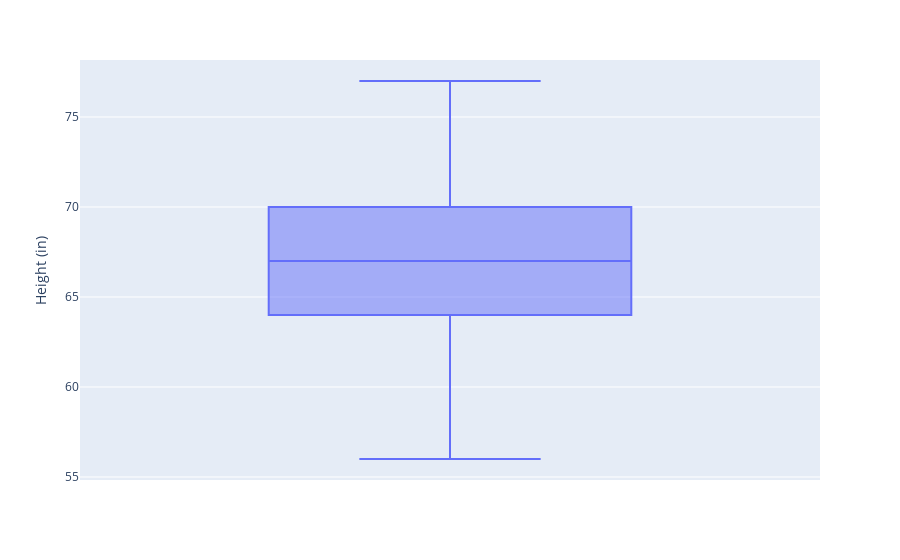

Notebook code for this chart:
### Code cell
#Task2 Grüße an Pijarowski
#Use the complete americans.csv data set to show a box plot of height (in) and weight (lb) using the Plotly Express function BoxPlot
fig = plotly.express.box(csv_america, y='Height (in)')
fig.show()

### Figure 1 — Plotly figure (JSON) as saved in the notebook; plotly's stock layout.template omitted (floating-point values rounded to 4 significant figures; data arrays with more than 128 entries replaced by an {"elided": "..."} marker saying what was removed)
{"data": [{"alignmentgroup": "True", "hovertemplate": "Height (in)=%{y}<extra></extra>", "legendgroup": "", "marker": {"color": "#636efa"}, "name": "", "notched": false, "offsetgroup": "", "orientation": "v", "showlegend": false, "type": "box", "x0": " ", "xaxis": "x", "y": {"elided": "9698 int values"}, "y0": " ", "yaxis": "y"}], "layout": {"boxmode": "group", "legend": {"tracegroupgap": 0}, "margin": {"t": 60}, "xaxis": {"anchor": "y", "domain": [0, 1]}, "yaxis": {"anchor": "x", "domain": [0, 1], "title": {"text": "Height (in)"}}}}
